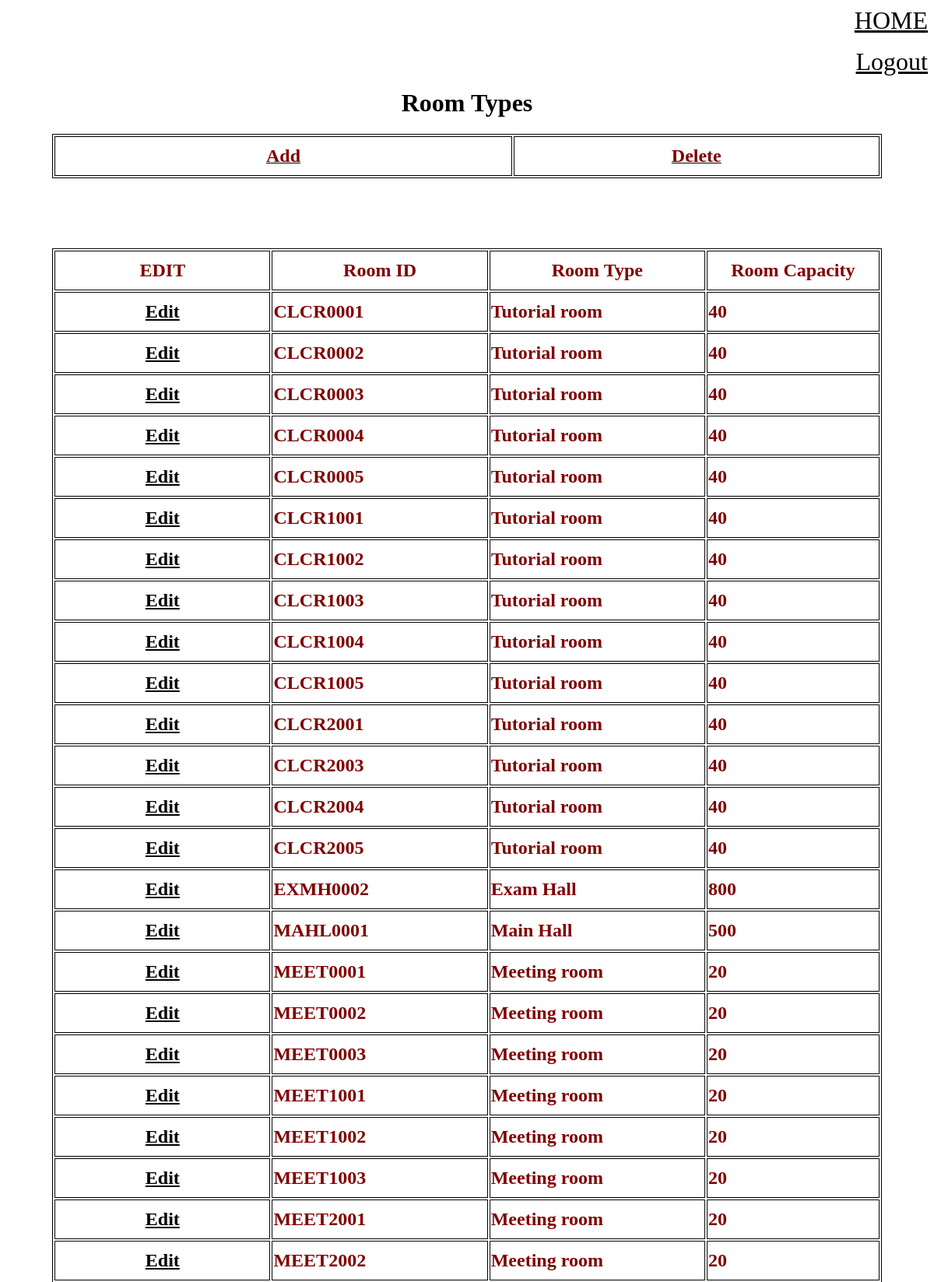
Page /room_book.php (signed in, upper part) on the committed database.
### tables this page shows
CREATE TABLE IF NOT EXISTS `room` (
  `room_id` varchar(20) NOT NULL,
  `room_type` varchar(50) DEFAULT NULL,
  `capacity` int(10) DEFAULT NULL
);

### room_book.php (the view, shortened to what this page needs)
<html>
<head>
  <?php
   include 'db_connect.php';
  $result = mysql_query("SELECT * FROM `room` ORDER BY room_id",$link) or die("Database Error");
  ?>
</head>
<body background="image/back.jpg">
  <p align="right"><font size="6" face="Georgia" color="#000000">
	<a href="admin_page.php">HOME</a></font></p>
  <p align="right"><font size="6" face="Georgia" color="#000000">
  <a href="logout.php">Logout</a></font></p>
<h1 >Room Types</h1>
  <table border="1" width="90%" id="table1" height="50" align=center>
    <tr>
      <td height="5" align="center" width="20%"><a href="admin_add_room.php"><STRONG>
      <FONT color=#800000 size="5">Add</FONT></STRONG>
      </td>
      <td width="16%" height="51" align="center">
<a href="admin_delete_room.php">
<font size="5"><STRONG><B>
  <FONT
 color=#800000 size="5">Delete</FONT></B></STRONG></font></td>
    </tr>
</table>
<br>
<br>
<br>
<br>
<br>
<table border="1" width="90%" id="table1" height="50" align=center>
  <tr>
    <td height="51" align="center" width="20%"><STRONG>
    <FONT
color=#800000 size="5">EDIT</FONT></STRONG>
    </td>
    <td height="51" align="center" width="20%"><STRONG>
    <FONT
color=#800000 size="5">Room ID</FONT></STRONG>
    </td>
    <td height="51" align="center" width="20%"><STRONG><B>
<FONT
color=#800000 size="5">Room Type</FONT></B></STRONG></td>
    <td width="16%" height="51" align="center">
<font size="5"><STRONG><B>
<FONT
color=#800000 size="5">Room Capacity</FONT></B></STRONG></font></td>
<tr>
  <?php
  while($row = mysql_fetch_array($result, MYSQL_BOTH))
  {
  ?>
  <td height="51" align="center" width="20%"><STRONG><B>
<FONT color=#800000 size="5"><?php echo "<a href='update_room.php?edit=$row[0]'>Edit</a>"; ?></FONT></B></STRONG></td>
  <td>
    <font size="5"><STRONG><B>
    <FONT
    color=#800000 size="5"><?php
    echo $row[0];
    ?></FONT></B></STRONG></font>
  </td>
  <td>
    <font size="5"><STRONG><B>
    <FONT
    color=#800000 size="5"><?php
    echo $row[1];
    ?></FONT></B></STRONG></font>
  </td>
  <td>
    <font size="5"><STRONG><B>
    <FONT
    color=#800000 size="5"><?php
    echo $row[2];
    ?></FONT></B></STRONG></font>
  </td>
</tr>
<?php
}
?>
</table>
</body>
</html>

### room_book.php (style rules this page uses)
h1 { text-align:center; margin-top:0; }
table, th, td { border:1px solid black; }
a:link { color: black; }

### rows in the picture
room: room_id "CLCR0001", room_type "Tutorial room", capacity "40"
room: room_id "CLCR0002", room_type "Tutorial room", capacity "40"
room: room_id "CLCR0003", room_type "Tutorial room", capacity "40"
room: room_id "CLCR0004", room_type "Tutorial room", capacity "40"
room: room_id "CLCR0005", room_type "Tutorial room", capacity "40"
room: room_id "CLCR1001", room_type "Tutorial room", capacity "40"
room: room_id "CLCR1002", room_type "Tutorial room", capacity "40"
room: room_id "CLCR1003", room_type "Tutorial room", capacity "40"
room: room_id "CLCR1004", room_type "Tutorial room", capacity "40"
room: room_id "CLCR1005", room_type "Tutorial room", capacity "40"
room: room_id "CLCR2001", room_type "Tutorial room", capacity "40"
room: room_id "CLCR2003", room_type "Tutorial room", capacity "40"
room: room_id "CLCR2004", room_type "Tutorial room", capacity "40"
room: room_id "CLCR2005", room_type "Tutorial room", capacity "40"
room: room_id "EXMH0002", room_type "Exam Hall", capacity "800"
room: room_id "MAHL0001", room_type "Main Hall", capacity "500"
room: room_id "MEET0001", room_type "Meeting room", capacity "20"
room: room_id "MEET0002", room_type "Meeting room", capacity "20"
room: room_id "MEET0003", room_type "Meeting room", capacity "20"
room: room_id "MEET1001", room_type "Meeting room", capacity "20"
room: room_id "MEET1002", room_type "Meeting room", capacity "20"
room: room_id "MEET1003", room_type "Meeting room", capacity "20"
room: room_id "MEET2001", room_type "Meeting room", capacity "20"
room: room_id "MEET2002", room_type "Meeting room", capacity "20"
